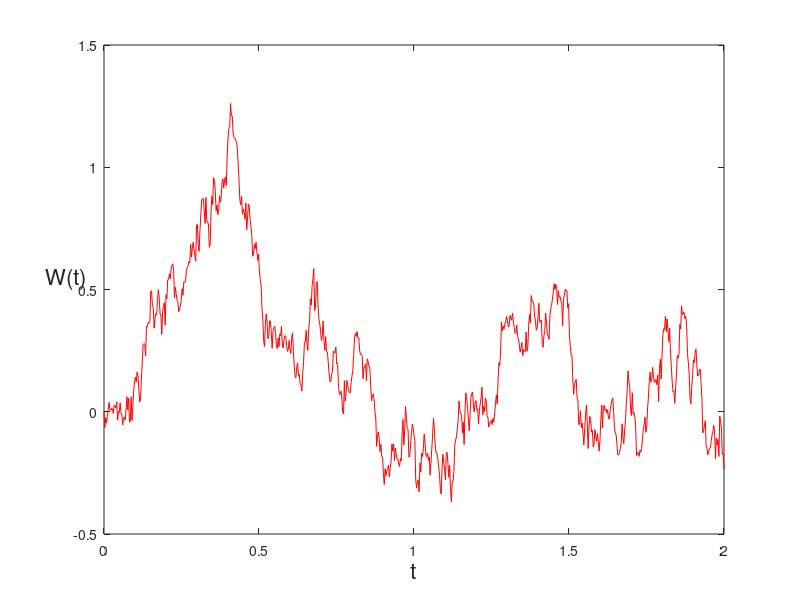

Reproduce this figure in MATLAB.
%% Generate Wiener process graph
%BPATH2  Brownian path simulation: vectorized
%Credit for code goes to: https://sites.me.ucsb.edu/~moehlis/APC591/tutorials/tutorial7/node2.html

rng('default')              % set the state of randn
T = 2; N = 365*2; dt = T/N;

dW = sqrt(dt)*randn(1,N);   % increments
W = cumsum(dW);             % cumulative sum

plot([0:dt:T],[0,W],'r-')   % plot W against t
xlabel('t','FontSize',16)
ylabel('W(t)','FontSize',16,'Rotation',0)